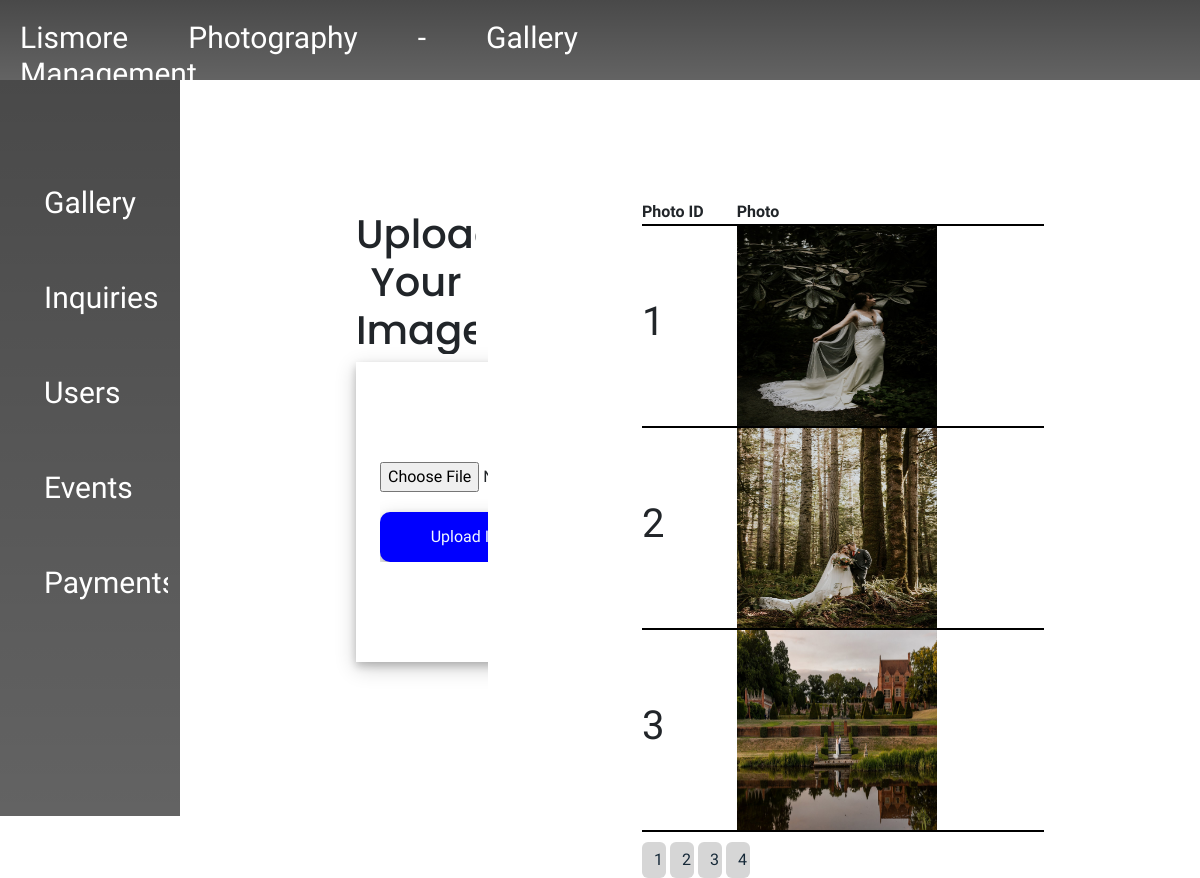
Screenshot of /admin_gallery.php with the database file from the repository.
### tables this page shows
CREATE TABLE `gallery_photos` (
  `photo_id` int NOT NULL,
  `photo_url` varchar(500) DEFAULT NULL
);

### admin_gallery.php (the view, shortened to what this page needs)
<?php
$admin_name = $_SESSION['admin_name'];
require('class.php');
$db = new database_connection();
$conn = $db->get_con();
if (isset($_GET["page"])) {
    $page = $_GET["page"];
} else {
    $page = 1;
}
$first_image = ($page - 1) * 3;
?>
<!DOCTYPE html>
<html lang="en">
<head>
    <link rel="stylesheet" href="./pages/css/gallery_management.css">
</head>
<body>
    <header>
        <div class="container-fluid header-line">
            <div class="row">
                <div class="col-sm-6 left-column">
                    <h1>Lismore Photography - Gallery Management</h1>
                </div>
                <div class="col-sm-6 right-columns justify-content-end text-end">
                    <h1><?php echo $admin_name ?></h1>
                </div>
            </div>
        </div>
    </header>
    <main>
        <div class="container-fluid main-content">
            <div class="row">
                <div class="col-sm-3 side-bar">
                    <ul class="side-bar-content">
                        <li class="side-bar-item"><a href="admin_gallery.php" class="side-bar-link">Gallery</a></li>
                        <li class="side-bar-item"><a href="admin_inquiry.php" class="side-bar-link">Inquiries</a></li>
                        <li class="side-bar-item"><a href="" class="side-bar-link">Users</a></li>
                        <li class="side-bar-item"><a href="" class="side-bar-link">Events</a></li>
                        <li class="side-bar-item"><a href="" class="side-bar-link">Payments</a></li>
                    </ul>
                </div>
                <div class="col-sm-9 upload-section">
                    <div class="container-fluid">
                        <div class="row">
                            <div class="col-sm-4 form-section">
                                <h1 class="form-topic">Upload Your Image</h1>
                                <div class="container input-form">
                                    <form class="image-upload" method="post" enctype="multipart/form-data">
                                        <input type="file" name="input_image" class="file-input"> <br>
                                        <button type="submit" class="submit-btn" name="btn-submit" value="Upload This Image">Upload Image</button>
                                    </form>
                                </div>
                            </div>
                            <div class="col-sm-2">
                            </div>
                            <div class="col-sm-6 gallery-section">
                                <table class="photo-table">
                                    <tr class="header-row">
                                        <th>Photo ID</th>
                                        <th>Photo</th>
                                    </tr>
                                    <?php
                                    $sql = "SELECT * FROM gallery_photos LIMIT $first_image,3 ";
                                    $result = $conn->query($sql);
                                    if ($result->num_rows > 0) {
                                        while ($row = $result->fetch_assoc()) {
                                    ?>
                                            <tr class="img-row">
                                                <td>
                                                    <h1><?php echo $row['photo_id']; ?></h1>
                                                </td>
                                                <td><img src="./images/<?php echo $row['photo_url']; ?>" class="table-image"></td>
                                            </tr>
                                        <?php
                                        }
                                    } else {
                                        ?>
                                        <tr>
                                            <td colspan=2>No Record Found</td>
                                        </tr>
                                    <?php
                                    }
                                    ?>
                                </table>
                                <?php
                                $sql = 'SELECT COUNT(photo_id) as count FROM gallery_photos';
                                $result = $conn->query($sql);
                                if ($result->num_rows > 0) {
                                    $row = $result->fetch_assoc();
                                    $pages = ceil($row['count'] / 3);
                                }
                                for ($i = 1; $i <= $pages; $i++) {
                                ?>
                                    <a class="btn btn-primary pagination-link" style="width:5%; height:auto; margin-top:10px;" href='admin_gallery.php?page=<?php echo $i ?>'><?php echo $i ?></a>
                                <?php
                                }
                                ?>
                            </div>
                        </div>
                    </div>
                </div>
            </div>
        </div>
    </main>
</body>
</html>

### class.php (shortened to what this page needs)
<!DOCTYPE html>
<html lang="en">
<head>
    <link href="https://cdn.jsdelivr.net/npm/bootstrap@5.0.2/dist/css/bootstrap.min.css" rel="stylesheet">
    <link rel="stylesheet" href="https://cdn.jsdelivr.net/npm/boxicons@latest/css/boxicons.min.css">
    <link rel="stylesheet" href="https://unpkg.com/boxicons@latest/css/boxicons.min.css">
    <link rel="stylesheet" href="./pages/css/style.css">
    <link rel="stylesheet" href="./pages/css/login.css">
    <link rel="stylesheet" href="./pages/css/sign.css">
</head>

### pages/css/style.css (style rules this page uses)
* { margin: 0px; padding: 0px; text-decoration: none; list-style: none; font-family: 'work sans', sans-serif; box-sizing: border-box; overflow-x: hidden; }
:root { --main-color:#ffc83d; --primary-color: #0a1118; }
a { color: var(--primary-color); }

### pages/css/login.css (style rules this page uses)
* { margin: 0px; padding: 0px; text-decoration: none; list-style: none; font-family: 'work sans', sans-serif; box-sizing: border-box; overflow: hidden; overflow-y: hidden; }
:root { --main-color:#ffc83d; --primary-color: #0a1118; }
a { color: var(--primary-color); }
.btn { width: 100%; height: 45px; background: #d6d6d6; border: none; outline: none; border-radius: 6px; cursor: pointer; font-size: 1em; color: #162938; font-weight: 500; }

### pages/css/sign.css (style rules this page uses)
* { margin: 0px; padding: 0px; text-decoration: none; list-style: none; font-family: 'work sans', sans-serif; box-sizing: border-box; overflow: hidden; overflow-y: hidden; }
:root { --main-color:#ffc83d; --primary-color: #0a1118; }
a { color: var(--primary-color); }
.btn { width: 100%; height: 45px; background: #d6d6d6; border: none; outline: none; border-radius: 6px; cursor: pointer; font-size: 1em; color: #162938; font-weight: 500; }

### pages/css/gallery_management.css (style rules this page uses)
body { background-color: transparent; overflow: auto; }
.header-line { color:aliceblue; background-image: linear-gradient(rgba(0, 0, 0, 0.712),rgba(0, 0, 0, 0.6)); }
.header-line { height:80px; background-image: linear-gradient(rgba(0, 0, 0, 0.712),rgba(0, 0, 0, 0.61)); color:white; justify-content: space-around; text-align: justify; vertical-align: middle; padding:10px; }
.header-line h1 { font-size: 30px; padding: 10px; }
.side-bar { width: 15vw; height:92vh; background-image: linear-gradient(rgba(0, 0, 0, 0.712),rgba(0, 0, 0, 0.61)); }
.side-bar .side-bar-content { list-style-type: none; margin-top: 100px; }
.side-bar .side-bar-content .side-bar-item { margin-bottom: 50px; }
.side-bar-link { text-decoration: none; color:white; cursor: pointer; font-size: 30px; }
.side-bar-link::before { content: ''; height:60px; width:5px; background-color: white; position: absolute; left:0px; opacity:0; }
.photo-table { width:100%; }
.photo-table .header-row { border-bottom: 2px Solid Black; }
.img-row { border-bottom: 2px Solid Black; padding: 10px; }
.gallery-section { margin-top:120px; }
.table-image { height:200px; width:200px; }
.form-topic { margin-top:130px; font-family: 'Poppins', sans-serif; text-align: center; margin-left:140px; }
.input-form { width:300px; height:300px; margin-left:140px; box-shadow: 0 4px 8px 0 rgba(0, 0, 0, 0.2), 0 6px 20px 0 rgba(0, 0, 0, 0.19); }
.submit-btn { background-color: blue; color:aliceblue; border: 0px; box-shadow: 0 4px 8px 0 rgba(0, 0, 0, 0.2), 0 6px 20px 0 rgba(0, 0, 0, 0.19); width:200px; height:50px; border-radius: 10px; }
.file-input { margin-top: 100px; width:400px; height:50px; background-color: transparent; }
a.pagination-link { width:5%; }

### class.php (style rules this page uses)
body { background-color: black; }

### rows the page displays
gallery_photos: photo_id "1", photo_url (picture)
gallery_photos: photo_id "2", photo_url (picture)
gallery_photos: photo_id "3", photo_url (picture)
